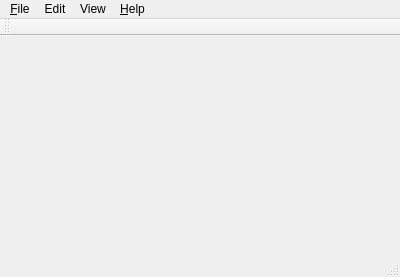
<?xml version="1.0" encoding="UTF-8"?>
<ui version="4.0">
 <class>MainWindow</class>
 <widget class="QMainWindow" name="MainWindow">
  <property name="geometry">
   <rect>
    <x>0</x>
    <y>0</y>
    <width>400</width>
    <height>277</height>
   </rect>
  </property>
  <property name="windowTitle">
   <string>MainWindow</string>
  </property>
  <widget class="QWidget" name="centralWidget"/>
  <widget class="QMenuBar" name="menuBar">
   <property name="geometry">
    <rect>
     <x>0</x>
     <y>0</y>
     <width>400</width>
     <height>26</height>
    </rect>
   </property>
   <widget class="QMenu" name="menu_File">
    <property name="title">
     <string>&amp;File</string>
    </property>
    <addaction name="actionOpen"/>
    <addaction name="actionSave_as"/>
    <addaction name="actionExit"/>
   </widget>
   <widget class="QMenu" name="menuEdit">
    <property name="title">
     <string>Edit</string>
    </property>
    <addaction name="actionImport_Message_File"/>
    <addaction name="actionSettings"/>
   </widget>
   <widget class="QMenu" name="menu_Help">
    <property name="title">
     <string>&amp;Help</string>
    </property>
    <addaction name="actionAbout"/>
   </widget>
   <widget class="QMenu" name="menuView">
    <property name="title">
     <string>View</string>
    </property>
    <addaction name="actionExpand_All"/>
    <addaction name="actionCollapse_All"/>
   </widget>
   <addaction name="menu_File"/>
   <addaction name="menuEdit"/>
   <addaction name="menuView"/>
   <addaction name="menu_Help"/>
  </widget>
  <widget class="QToolBar" name="mainToolBar">
   <attribute name="toolBarArea">
    <enum>TopToolBarArea</enum>
   </attribute>
   <attribute name="toolBarBreak">
    <bool>false</bool>
   </attribute>
  </widget>
  <widget class="QStatusBar" name="statusBar"/>
  <action name="actionExpand_All">
   <property name="text">
    <string>Expand All</string>
   </property>
  </action>
  <action name="actionCollapse_All">
   <property name="text">
    <string>Collapse All</string>
   </property>
  </action>
  <action name="actionOpen">
   <property name="text">
    <string>Open</string>
   </property>
  </action>
  <action name="actionExit">
   <property name="text">
    <string>Exit</string>
   </property>
  </action>
  <action name="actionSettings">
   <property name="text">
    <string>Settings</string>
   </property>
  </action>
  <action name="actionClear">
   <property name="text">
    <string>Clear</string>
   </property>
  </action>
  <action name="actionAbout">
   <property name="text">
    <string>About...</string>
   </property>
  </action>
  <action name="actionExport">
   <property name="text">
    <string>Export...</string>
   </property>
  </action>
  <action name="actionImport">
   <property name="text">
    <string>Import...</string>
   </property>
  </action>
  <action name="action_Copy">
   <property name="text">
    <string>&amp;Copy</string>
   </property>
   <property name="shortcut">
    <string>Ctrl+C</string>
   </property>
  </action>
  <action name="actionCopy_All">
   <property name="text">
    <string>Copy All</string>
   </property>
   <property name="shortcut">
    <string>Ctrl+Shift+C</string>
   </property>
  </action>
  <action name="actionSearch">
   <property name="text">
    <string>Search</string>
   </property>
   <property name="shortcut">
    <string>Ctrl+F</string>
   </property>
  </action>
  <action name="actionImport_Message_File">
   <property name="text">
    <string>Import Message File</string>
   </property>
  </action>
  <action name="actionEnable_Output">
   <property name="text">
    <string>Enable Output</string>
   </property>
  </action>
  <action name="actionDisable_Output">
   <property name="text">
    <string>Disable Output</string>
   </property>
  </action>
  <action name="actionParse_SWP_Ring_Buff">
   <property name="text">
    <string>Parse SWP Ring Buff</string>
   </property>
  </action>
  <action name="actionSave_as">
   <property name="text">
    <string>Save as</string>
   </property>
  </action>
 </widget>
 <layoutdefault spacing="6" margin="11"/>
 <resources/>
 <connections/>
</ui>
